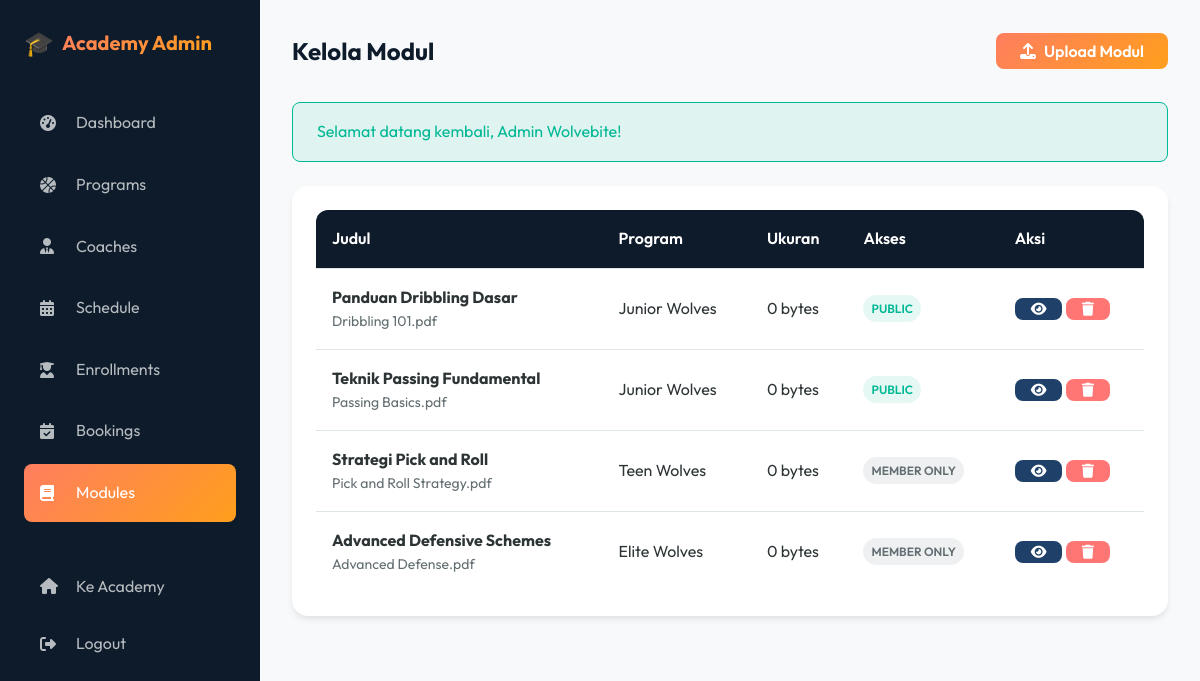
The page /academy/admin/modules.php (signed in) on the database its author committed.
### tables this page shows
CREATE TABLE IF NOT EXISTS academy_modules (
    id INT AUTO_INCREMENT PRIMARY KEY,
    program_id INT,
    title VARCHAR(200) NOT NULL,
    description TEXT,
    filename VARCHAR(255) NOT NULL,
    original_name VARCHAR(255) NOT NULL,
    file_type VARCHAR(50),
    file_size INT DEFAULT 0,
    module_order INT DEFAULT 0,
    is_public BOOLEAN DEFAULT FALSE,
    uploaded_by INT,
    created_at TIMESTAMP DEFAULT CURRENT_TIMESTAMP,
    FOREIGN KEY (program_id) REFERENCES academy_programs(id) ON DELETE CASCADE,
    FOREIGN KEY (uploaded_by) REFERENCES users(id) ON DELETE SET NULL
);

CREATE TABLE IF NOT EXISTS academy_programs (
    id INT AUTO_INCREMENT PRIMARY KEY,
    name VARCHAR(100) NOT NULL,
    slug VARCHAR(100) UNIQUE,
    description TEXT,
    level ENUM('beginner', 'intermediate', 'advanced', 'elite') DEFAULT 'beginner',
    age_min INT DEFAULT 0,
    age_max INT DEFAULT 99,
    duration_weeks INT DEFAULT 12,
    sessions_per_week INT DEFAULT 2,
    price DECIMAL(12,2) NOT NULL DEFAULT 0,
    max_participants INT DEFAULT 20,
    coach_id INT,
    image VARCHAR(255),
    status ENUM('active', 'inactive', 'full') DEFAULT 'active',
    created_at TIMESTAMP DEFAULT CURRENT_TIMESTAMP,
    updated_at TIMESTAMP DEFAULT CURRENT_TIMESTAMP ON UPDATE CURRENT_TIMESTAMP,
    FOREIGN KEY (coach_id) REFERENCES academy_coaches(id) ON DELETE SET NULL
);

### academy/admin/modules.php (the view, shortened to what this page needs)
<?php
require_once '../includes/functions.php';
$modules = mysqli_query($conn, "SELECT m.*, p.name as program_name
                                FROM academy_modules m
                                LEFT JOIN academy_programs p ON m.program_id = p.id
                                ORDER BY m.created_at DESC");
$pendingEnrollments = mysqli_fetch_assoc(mysqli_query($conn, "SELECT COUNT(*) as count FROM academy_enrollments WHERE status = 'pending'"))['count'];
$pendingBookings = mysqli_fetch_assoc(mysqli_query($conn, "SELECT COUNT(*) as count FROM academy_bookings WHERE status = 'pending'"))['count'];
function formatFileSize($bytes)
{
    return $bytes . ' bytes';
}
?>
<!DOCTYPE html>
<html lang="id">
<head>
    <link rel="stylesheet" href="https://cdnjs.cloudflare.com/ajax/libs/font-awesome/6.4.0/css/all.min.css">
    <link rel="stylesheet" href="<?php echo SITE_URL; ?>/assets/css/style.css">
</head>
<body>
    <div class="admin-layout">
        <aside class="admin-sidebar">
            <a href="<?php echo SITE_URL; ?>/academy/" class="nav-logo">
                <span class="logo-icon">🎓</span>
                <span class="logo-text">Academy Admin</span>
            </a>
            <nav class="admin-nav">
                <a href="index.php" class="admin-nav-link"><i class="fas fa-tachometer-alt"></i> Dashboard</a>
                <a href="programs.php" class="admin-nav-link"><i class="fas fa-basketball-ball"></i> Programs</a>
                <a href="coaches.php" class="admin-nav-link"><i class="fas fa-user-tie"></i> Coaches</a>
                <a href="schedule.php" class="admin-nav-link"><i class="fas fa-calendar-alt"></i> Schedule</a>
                <a href="enrollments.php" class="admin-nav-link"><i class="fas fa-user-graduate"></i> Enrollments
                    <?php if ($pendingEnrollments > 0): ?><span class="badge badge-warning"
                            style="margin-left: auto;"><?php echo $pendingEnrollments; ?></span><?php endif; ?></a>
                <a href="bookings.php" class="admin-nav-link"><i class="fas fa-calendar-check"></i> Bookings
                    <?php if ($pendingBookings > 0): ?><span class="badge badge-warning"
                            style="margin-left: auto;"><?php echo $pendingBookings; ?></span><?php endif; ?></a>
                <a href="modules.php" class="admin-nav-link active"><i class="fas fa-book"></i> Modules</a>
                <div style="margin-top: auto; padding-top: var(--space-xl);">
                    <a href="<?php echo SITE_URL; ?>/academy/" class="admin-nav-link"><i class="fas fa-home"></i> Ke
                        Academy</a>
                    <a href="<?php echo SITE_URL; ?>/logout.php" class="admin-nav-link"><i
                            class="fas fa-sign-out-alt"></i> Logout</a>
                </div>
            </nav>
        </aside>
        <main class="admin-main">
            <div class="admin-header">
                <h1>Kelola Modul</h1>
                <button class="btn btn-primary"
                    onclick="document.getElementById('uploadModal').classList.add('active')">
                    <i class="fas fa-upload"></i> Upload Modul
                </button>
            </div>
            <div class="card">
                <div class="card-body">
                    <table class="table">
                        <thead>
                            <tr>
                                <th>Judul</th>
                                <th>Program</th>
                                <th>Ukuran</th>
                                <th>Akses</th>
                                <th>Aksi</th>
                            </tr>
                        </thead>
                        <tbody>
                            <?php while ($m = mysqli_fetch_assoc($modules)): ?>
                                <tr>
                                    <td>
                                        <strong><?php echo sanitize($m['title']); ?></strong>
                                        <p style="font-size: var(--font-size-sm); color: var(--text-light); margin: 0;">
                                            <?php echo sanitize($m['original_name']); ?>
                                        </p>
                                    </td>
                                    <td><?php echo sanitize($m['program_name'] ?? 'Umum'); ?></td>
                                    <td><?php echo formatFileSize($m['file_size']); ?></td>
                                    <td>
                                        <span
                                            class="badge <?php echo $m['is_public'] ? 'badge-success' : 'badge-secondary'; ?>">
                                            <?php echo $m['is_public'] ? 'Public' : 'Member Only'; ?>
                                        </span>
                                    </td>
                                    <td>
                                        <a href="../uploads/modules/<?php echo $m['filename']; ?>"
                                            class="btn btn-sm btn-secondary" target="_blank"><i class="fas fa-eye"></i></a>
                                        <a href="modules.php?delete=<?php echo $m['id']; ?>" class="btn btn-sm btn-danger"
                                            onclick="return confirm('Hapus modul ini?')"><i class="fas fa-trash"></i></a>
                                    </td>
                                </tr>
                            <?php endwhile; ?>
                        </tbody>
                    </table>
                </div>
            </div>
        </main>
    </div>
</body>
</html>

### rows shown on the page
academy_modules: title "Panduan Dribbling Dasar", original_name "Dribbling 101.pdf", program.name "Junior Wolves", file_size "0 bytes", is_public "PUBLIC"
academy_modules: title "Teknik Passing Fundamental", original_name "Passing Basics.pdf", program.name "Junior Wolves", file_size "0 bytes", is_public "PUBLIC"
academy_modules: title "Strategi Pick and Roll", original_name "Pick and Roll Strategy.pdf", program.name "Teen Wolves", file_size "0 bytes", is_public "MEMBER ONLY"
academy_modules: title "Advanced Defensive Schemes", original_name "Advanced Defense.pdf", program.name "Elite Wolves", file_size "0 bytes", is_public "MEMBER ONLY"

### other values the page prints
$message "Selamat datang kembali, Admin Wolvebite!"
